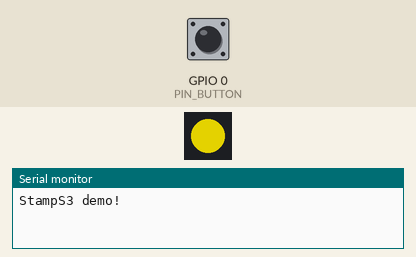
Bench run of a program on a simulated ESP32-S3. Parts: 1 RGB LEDs in strip order, left to right, the last lines printed to the serial monitor. The inputs (shaded band) are chosen by the test bench; at power-on: GPIO 0 (PIN_BUTTON) HIGH. Dim RGB values are drawn brighter than linear.

Above: at 1.2 s.
1.3 s: GPIO 0 (PIN_BUTTON) pulled LOW for 0.15 s
At 2.5 s:
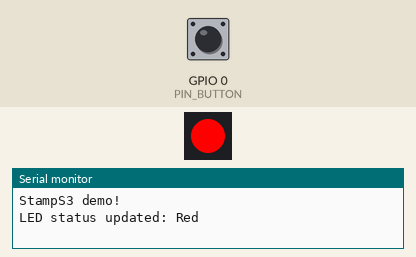
2.9 s: GPIO 0 (PIN_BUTTON) pulled LOW for 1 s
At 5.0 s:
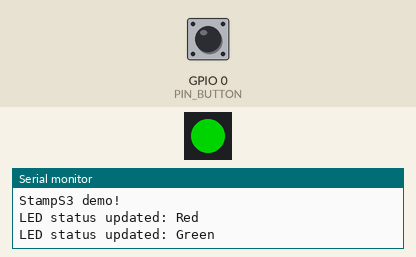
5.4 s: GPIO 0 (PIN_BUTTON) pulled LOW for 0.15 s
At 6.7 s:
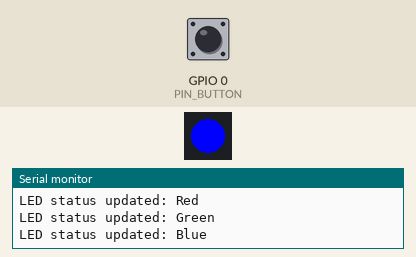
7.0 s: GPIO 0 (PIN_BUTTON) pulled LOW for 3.2 s
At 10.65 s:
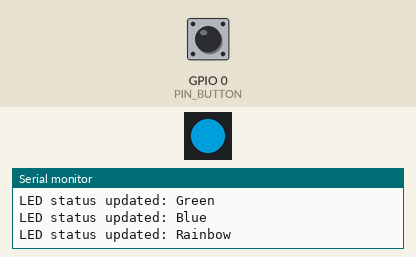
Timing chart, 0 to 23.5 s (numbered marks = the images above; inputs shaded):
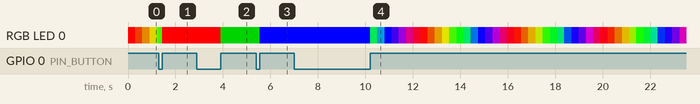

The program:

main.cpp
```cpp
#include <Arduino.h>
#include <FastLED.h>

#define PIN_BUTTON 0
#define PIN_LED    21
#define NUM_LEDS   1

CRGB leds[NUM_LEDS];
uint8_t led_ih             = 0;
uint8_t led_status         = 0;
String led_status_string[] = {"Rainbow", "Red", "Green", "Blue"};


void setup() {
  USBSerial.begin(115200);
  USBSerial.println("StampS3 demo!");


  pinMode(PIN_BUTTON, INPUT);

  FastLED.addLeds<WS2812, PIN_LED, GRB>(leds, NUM_LEDS);
}

void loop() {


  switch (led_status) {
      case 0:
          leds[0] = CHSV(led_ih, 255, 255);
          break;
      case 1:
          leds[0] = CRGB::Red;
          break;
      case 2:
          leds[0] = CRGB::Green;
          break;
      case 3:
          leds[0] = CRGB::Blue;
          break;
      default:
          break;
    }
    FastLED.show();
    led_ih++;
    delay(15);

    if (!digitalRead(PIN_BUTTON))
    {
        delay(5);
        if (!digitalRead(PIN_BUTTON)) {
            led_status++;
            if (led_status > 3) led_status = 0;
            while (!digitalRead(PIN_BUTTON))
                ;
            USBSerial.print("LED status updated: ");
            USBSerial.println(led_status_string[led_status]);
        }
    }

}
```

Measured:
- after the input at 2.9 s, RGB LED 0: RGB(255, 0, 0) → RGB(0, 128, 0) after 1.0 s
- after the input at 5.4 s, RGB LED 0: RGB(0, 128, 0) → RGB(0, 0, 255) after 0.15 s
- after the input at 7.0 s, RGB LED 0: RGB(0, 0, 255) → RGB(0, 188, 67) after 3.2 s, → RGB(0, 107, 149) 0.30 s later, → RGB(0, 0, 255) 0.30 s later, → RGB(53, 0, 202) 0.30 s later, … (44 changes in this stretch)
